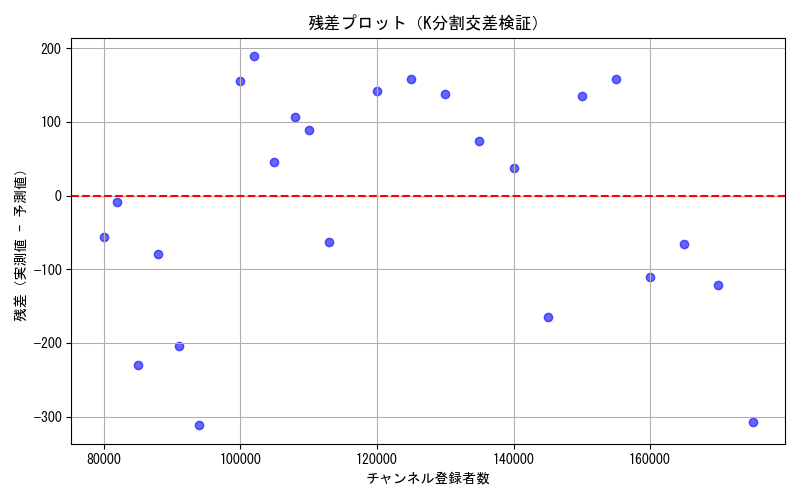

Write the Python code that produced this figure.
import numpy as np
import pandas as pd
import matplotlib.pyplot as plt
from sklearn.linear_model import LinearRegression
from sklearn.model_selection import KFold
from sklearn.metrics import (
    mean_absolute_error,
    mean_squared_error,
    r2_score,
)

"""
VTuberのチャンネル登録者数と視聴者数の関係を線形回帰モデルで分析・予測するスクリプト。
"""

# データ読み込み
dataset = pd.read_csv(
    "C:/github/sample/python/scikit-learn/tutorial/LinearRegression/single/dataset01.csv",
    sep=",",
)

# 説明変数と目的変数
X = dataset.loc[:, ["チャンネル登録者数"]].to_numpy()
y = dataset["視聴者数"].to_numpy()

# 相関係数
correlation = np.corrcoef(dataset["チャンネル登録者数"], dataset["視聴者数"])[0, 1]
print("\n■学習済みモデル")
print("相関係数 r:", correlation)

# 線形回帰モデル
model = LinearRegression()

# K分割交差検証（K=5）
kf = KFold(n_splits=5, shuffle=True, random_state=42)

# 評価指標の記録用
r2_scores = []
mae_scores = []
rmse_scores = []
all_residuals = []
all_x = []

# 各foldで学習・評価・残差収集
for train_index, test_index in kf.split(X):
    X_train, X_test = X[train_index], X[test_index]
    y_train, y_test = y[train_index], y[test_index]

    model.fit(X_train, y_train)
    y_pred = model.predict(X_test)

    # 評価指標
    r2_scores.append(r2_score(y_test, y_pred))
    mae_scores.append(mean_absolute_error(y_test, y_pred))
    rmse_scores.append(np.sqrt(mean_squared_error(y_test, y_pred)))

    # 残差収集
    residuals = y_test - y_pred
    all_residuals.extend(residuals)
    all_x.extend(X_test.flatten())

# 結果表示
print("\n■K分割交差検証による汎化性能評価（K=5）")
print("平均 R²:", np.mean(r2_scores))
print("平均 MAE:", np.mean(mae_scores))
print("平均 RMSE:", np.mean(rmse_scores))

# 残差統計
residuals_array = np.array(all_residuals)
print("\n■残差分析")
print("残差の平均:", np.mean(residuals_array))
print("残差の標準偏差:", np.std(residuals_array))

# 残差プロット
plt.rcParams["font.family"] = "MS Gothic"  # 日本語フォントの設定（Windows環境向け）
plt.figure(figsize=(8, 5))
plt.scatter(all_x, residuals_array, color="blue", alpha=0.6)
plt.axhline(y=0, color="red", linestyle="--")
plt.xlabel("チャンネル登録者数")
plt.ylabel("残差（実測値 - 予測値）")
plt.title("残差プロット（K分割交差検証）")
plt.grid(True)
plt.tight_layout()
plt.show()
